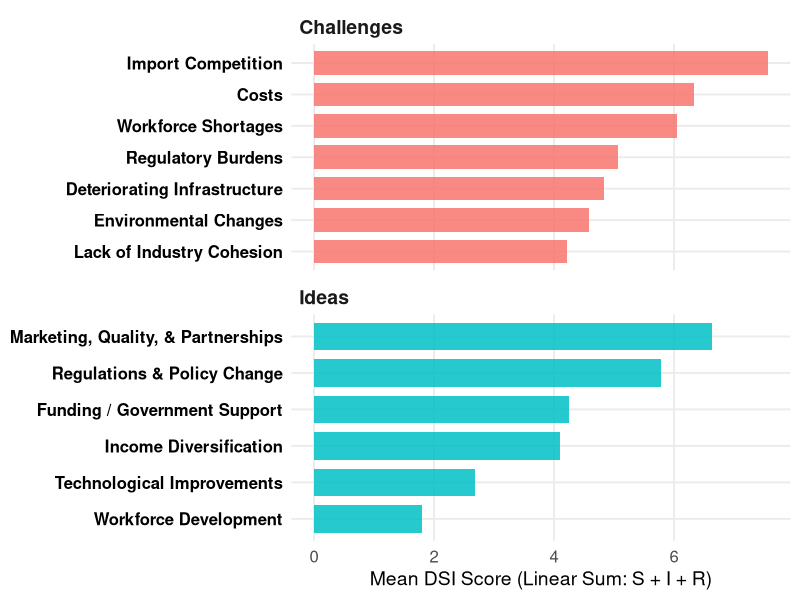
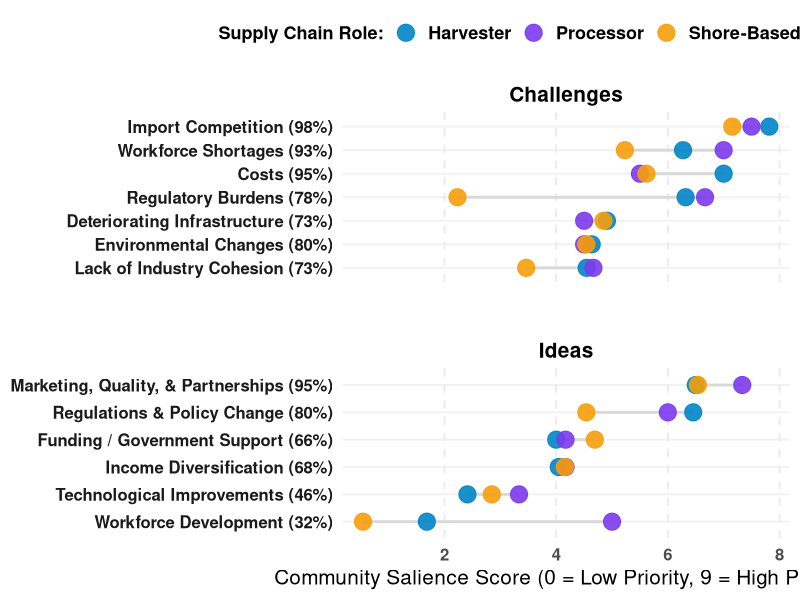
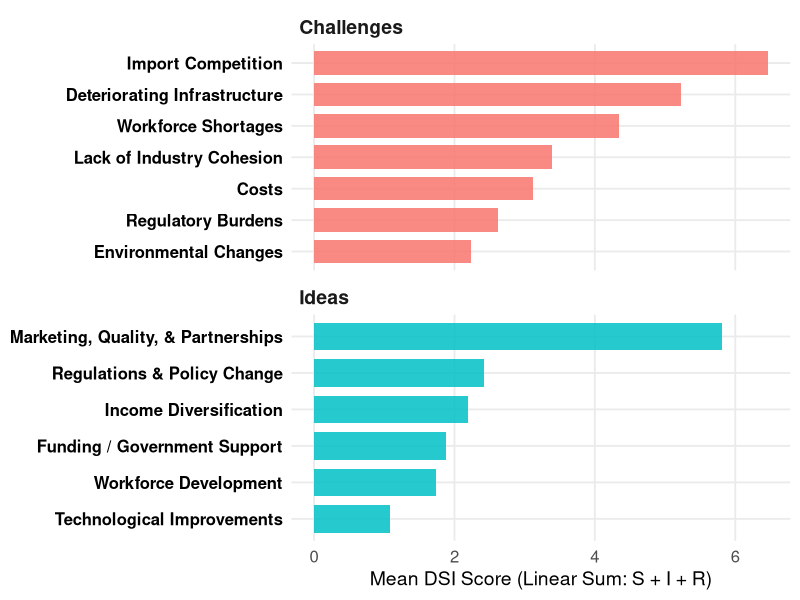
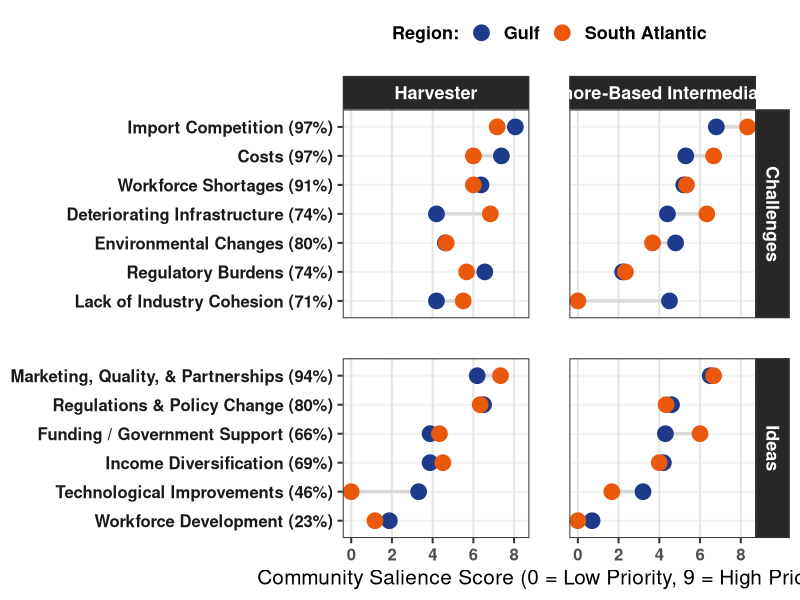

Reproduce these figures in R, in order.
# ==============================================================================
# SHRIMP INDUSTRY SALIENCE ANALYSIS SCRIPT
# Metrics: DSI = Linear Sum (S + I + R) & Prevalence (% of documents present)
# ==============================================================================

# 1. LOAD PACKAGES & DATA
library(tidyverse)

# Load data (adjust file path as necessary)
df_raw <- read.csv("data/Salience scores for all interviews3.csv", encoding = "latin1")

# Clean up column spaces and add Macro-Region classifications
df_clean <- df_raw %>%
  select(Document_ID, Document_Type, Integrated, Cohort, State, Theme_Category, Parent_Code, S, I, R, DSI, Sub_Codes
) %>%
  mutate(
    # Clean leading/trailing spaces from text columns
    Parent_Code = trimws(Parent_Code),
    Cohort = trimws(Cohort),
    Document_Type = trimws(Document_Type),
    State = trimws(State),
    Theme_Category = trimws(Theme_Category),
    # Ensure scores are numeric
    S = as.numeric(S),
    I = as.numeric(I),
    R = as.numeric(R),
    DSI = as.numeric(DSI),
    # Map Macro-Regions
    Macro_Region = case_when(
      State %in% c("AL", "FL", "LA", "MS", "TX") ~ "Gulf",
      State %in% c("GA", "NC", "SC") ~ "South Atlantic",
      TRUE ~ "Unknown"
    )
  )


v_int = df_clean %>% 
  subset(Integrated == "Yes") 


print(unique(v_int$Document_ID))

df_clean = df_clean %>% 
  mutate(Theme_Category = str_replace(Theme_Category, "Strategies", "Ideas"))

df_clean = df_clean %>% 
  mutate(Cohort = str_replace(Cohort, "Dealer/Dock", "Shore-Based Intermediary"))

# ==============================================================================
# PHASE 1: MACRO ANALYSIS (Supply Chain Transcripts Only, No Experts)
# ==============================================================================
cat("\n--- RUNNING PHASE 1: MACRO ANALYSIS ---\n")

macro_data <- df_clean %>%
  filter(Document_Type == "Transcript" & Cohort != "Expert") %>%
  group_by(Theme_Category, Parent_Code) %>%
  summarize(
    Mean_DSI = mean(DSI, na.rm = TRUE),
    Prevalence_Pct = mean(DSI > 0, na.rm = TRUE) * 100,
    .groups = "drop"
  ) %>%
  arrange(Theme_Category, desc(Mean_DSI))

print(macro_data)

# Visualization: Macro Trends
p1 <- ggplot(macro_data, aes(x = reorder(Parent_Code, Mean_DSI), y = Mean_DSI, fill = Theme_Category)) +
  geom_bar(stat = "identity", alpha = 0.85, width = 0.75) +
  coord_flip() +
  facet_wrap(~Theme_Category, scales = "free_y", ncol = 1) +
  labs(
    #title = "Macro Analysis: Industry-Wide Theme Salience",
    #subtitle = "Verbatim Transcripts Only (Excludes Experts)",
    x = NULL,
    y = "Mean DSI Score (Linear Sum: S + I + R)"
  ) +
  theme_minimal(base_size = 14) + # Scaled up base size
  theme(
    legend.position = "none",
    #plot.title = element_text(face = "bold", size = 18),
    #plot.subtitle = element_text(color = "dimgray", size = 13, margin = margin(b = 10)),
    axis.text.y = element_text(face = "bold", color = "black", size = 12), # Prominent labels
    axis.text.x = element_text(size = 12),
    strip.text = element_text(face = "bold", size = 14, hjust = 0),
    panel.grid.minor = element_blank()
  )

ggsave("plots/01_macro_industry_trends2.png", plot = p1, width = 9, height = 8, dpi = 300)

# ==============================================================================
# PHASE 2: COHORT ANALYSIS (Supply Chain Transcripts Only)
# ==============================================================================
cat("\n--- RUNNING PHASE 2: COHORT ANALYSIS ---\n")

# Re-calculate cohort data but append global prevalence to the row labels
cohort_summary_with_prev <- df_clean %>%
  filter(Document_Type == "Transcript" & Cohort != "Expert") %>%
  # Group globally first to calculate prevalence percentages
  group_by(Parent_Code) %>%
  mutate(Global_Prev = round(mean(DSI > 0, na.rm = TRUE) * 100)) %>%
  ungroup() %>%
  # Create a clean label combining name and percentage
  mutate(Label_With_Prev = paste0(Parent_Code, " (", Global_Prev, "%)")) %>%
  # Now group by cohort for the final scores
  group_by(Cohort, Theme_Category, Label_With_Prev) %>%
  summarize(Mean_DSI = mean(DSI, na.rm = TRUE), .groups = "drop")

p2_updated <- ggplot(cohort_summary_with_prev, aes(x = Mean_DSI, y = reorder(Label_With_Prev, Mean_DSI))) +
  geom_line(aes(group = Label_With_Prev), color = "gray85", linewidth = 1) +
  geom_point(aes(color = Cohort), size = 5.5, alpha = 0.9) + # Slightly larger dots to balance text
  facet_wrap(~Theme_Category, scales = "free_y", ncol = 1) +
  scale_color_manual(values = c("Harvester" = "#0284c7", "Processor" = "#7c3aed", "Shore-Based Intermediary" = "#f59e0b")) +
  labs(
    #title = "Industry Priorities: Who Cares Most About What?",
    #subtitle = "Comparing average theme salience scores. Percentages (%) show how many stakeholders raised the topic.",
    x = "Community Salience Score (0 = Low Priority, 9 = High Priority)",
    y = NULL,
    color = "Supply Chain Role:"
  ) +
  theme_minimal(base_size = 15) + # Scaled up base size
  theme(
    #plot.title = element_text(face = "bold", size = 18),
    #plot.subtitle = element_text(color = "dimgray", size = 13, margin = margin(b = 12)),
    strip.text = element_text(face = "bold", size = 15, color = "black"),
    axis.text.y = element_text(face = "bold", color = "gray10", size = 12), # Bold y-axis labels
    axis.text.x = element_text(size = 12, face = "bold"),
    legend.position = "top",
    legend.text = element_text(face = "bold", size = 13),
    legend.title = element_text(face = "bold", size = 13),
    panel.grid.major.x = element_line(color = "gray92", linetype = "dashed"),
    panel.grid.major.y = element_line(color = "gray95"),
    panel.grid.minor = element_blank(),
    panel.spacing = unit(2.5, "lines")
  )

ggsave("plots/02_cohort_priority_track2.png", plot = p2_updated, width = 11, height = 7, dpi = 300)

# ==============================================================================
# PHASE 3: EXPERT CONCERNS AND IDEAS (Expert Notes Only)
# ==============================================================================
cat("\n--- RUNNING PHASE 3: EXPERT ANALYSIS ---\n")

expert_data <- df_clean %>%
  filter(Cohort == "Expert") %>%
  group_by(Theme_Category, Parent_Code) %>%
  summarize(
    Mean_DSI = mean(DSI, na.rm = TRUE),
    Prevalence_Pct = mean(DSI > 0, na.rm = TRUE) * 100,
    .groups = "drop"
  ) %>%
  arrange(Theme_Category, desc(Mean_DSI))

print(expert_data)

# Visualization: Expert Profile
p3 <- ggplot(expert_data, aes(x = reorder(Parent_Code, Mean_DSI), y = Mean_DSI, fill = Theme_Category)) +
  geom_bar(stat = "identity", alpha = 0.85, width = 0.75) +
  coord_flip() +
  facet_wrap(~Theme_Category, scales = "free_y", ncol = 1) +
  labs(
    #title = "Expert Perspectives: Salience and Priorities",
    #subtitle = "Based on Briefings & Macro-Level Policy Notes from Regional Experts",
    x = NULL,
    y = "Mean DSI Score (Linear Sum: S + I + R)"
  ) +
  theme_minimal(base_size = 14) +
  theme(
    legend.position = "none",
    #plot.title = element_text(face = "bold", size = 18),
    #plot.subtitle = element_text(color = "dimgray", size = 13, margin = margin(b = 10)),
    axis.text.y = element_text(face = "bold", color = "black", size = 12),
    axis.text.x = element_text(size = 12),
    strip.text = element_text(face = "bold", size = 14, hjust = 0),
    panel.grid.minor = element_blank()
  )

ggsave("plots/03_expert_priorities_profile2.png", plot = p3, width = 9, height = 8, dpi = 300)

# ==============================================================================
# PHASE 4: REGIONAL TRENDS BY COHORT (Gulf vs. South Atlantic)
# ==============================================================================
cat("\n--- RUNNING PHASE 4: REGIONAL TRENDS BY COHORT ---\n")

# ==============================================================================
# PLOT 4: REGIONAL TRENDS DUMBBELL PLOT (Harvesters & Docks, No Processors)
# Incorporates clear prevalence rates directly into public-facing labels.
# ==============================================================================

# 1. Calculate global theme prevalence to ensure unique strings per row
regional_summary_with_prev <- df_clean %>%
  filter(Document_Type == "Transcript" & !Cohort %in% c("Expert", "Processor")) %>%
  # Group globally by theme to get one universal percentage per row
  group_by(Parent_Code) %>%
  mutate(Global_Prev = round(mean(DSI > 0, na.rm = TRUE) * 100)) %>%
  ungroup() %>%
  # Combine name and percentage into a single static string
  mutate(Label_With_Prev = paste0(Parent_Code, " (", Global_Prev, "%)")) %>%
  # Group by cohort and region for the final dumbbell points
  group_by(Cohort, Theme_Category, Macro_Region, Label_With_Prev) %>%
  summarize(Mean_DSI = mean(DSI, na.rm = TRUE), .groups = "drop")

# 2. Generate the single-row dumbbell matrix
p4_updated <- ggplot(regional_summary_with_prev) +
  geom_line(aes(x = Mean_DSI, y = reorder(Label_With_Prev, Mean_DSI), group = Label_With_Prev), 
            color = "gray85", size = 1.2) +
  geom_point(aes(x = Mean_DSI, y = Label_With_Prev, color = Macro_Region), size = 5) + # Larger dots
  facet_grid(Theme_Category ~ Cohort, scales = "free_y", space = "free_y") +
  scale_color_manual(values = c("Gulf" = "#1e3a8a", "South Atlantic" = "#ea580c")) +
  labs(
    #title = "The Regional Gap: Gulf Coast vs. South Atlantic",
    #subtitle = "Comparing average issue salience. Percentages (%) indicate industry-wide topic prevalence.",
    x = "Community Salience Score (0 = Low Priority, 9 = High Priority)",
    y = NULL,
    color = "Region:"
  ) +
  theme_bw(base_size = 15) + # Scaled up base size
  theme(
    #plot.title = element_text(face = "bold", size = 18),
    #plot.subtitle = element_text(color = "dimgray", size = 13, margin = margin(b = 12)),
    strip.text = element_text(face = "bold", size = 13, color = "white"),
    strip.background = element_rect(fill = "#27272a"),
    axis.text.y = element_text(face = "bold", color = "gray10", size = 12), # High readability theme tracking
    axis.text.x = element_text(size = 12, face = "bold"),
    legend.position = "top",
    legend.text = element_text(face = "bold", size = 13),
    legend.title = element_text(face = "bold", size = 13),
    panel.grid.major.y = element_line(color = "gray95"),
    panel.grid.major.x = element_line(color = "gray90"),
    panel.grid.minor = element_blank(),
    panel.spacing = unit(2, "lines")
  )

ggsave("plots/04_regional_gap_matrix2.png", plot = p4_updated, width = 11, height = 8, dpi = 300)

# ==============================================================================
# Sub-Codes 
# ==============================================================================

write.csv(df_clean, "data/cleaned_salience.csv", row.names = FALSE)






###### sample size table #######

sample_size <- df_clean %>% 
  filter(Parent_Code == "Costs")

sample_size <- sample_size %>%
  group_by(Document_Type, Cohort, Macro_Region) %>%
  summarize(
    count = n())

document <- sample_size %>%
  group_by(Document_Type) %>%
  summarize(
    count = n())

cohort <- sample_size %>%
  group_by(Cohort) %>%
  summarize(
    count = n())

region <- sample_size %>%
  group_by(Macro_Region) %>%
  summarize(
    count = n())
